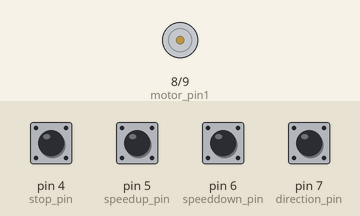
Simulated run of this sketch. Board: Arduino Uno, built with avr-gcc and run on an emulated ATmega328P. Shown: motor-driver pin pairs drawn as motors (green arrow = first pin HIGH = forward, orange = second pin HIGH = backward, longer = more drive). The inputs (shaded band) are chosen by the test bench; at power-on: pin 4 (stop_pin), pin 5 (speedup_pin), pin 6 (speeddown_pin), pin 7 (direction_pin) HIGH.

Above: at 1.2 s.
1.3 s: pin 4 (stop_pin) pulled LOW for 0.15 s
At 1.37 s:
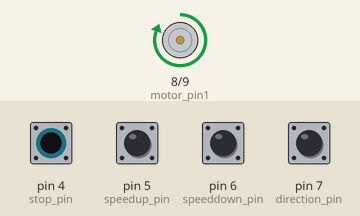
Timing chart, 0 to 4.3 s (numbered marks = the images above; inputs shaded):
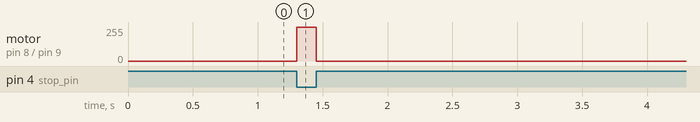

The sketch:

DC_Motor.ino
```cpp
const int stop_pin = 4;
const int speedup_pin = 5;
const int speeddown_pin = 6;
const int direction_pin = 7;
const int motor_pin1 = 8;
const int motor_pin2 = 9;

void setup() {
  pinMode(motor_pin1, OUTPUT);
  pinMode(motor_pin2, OUTPUT);
  pinMode(stop_pin, INPUT_PULLUP);
  pinMode(speedup_pin, INPUT_PULLUP);
  pinMode(speeddown_pin, INPUT_PULLUP);
  pinMode(direction_pin, INPUT_PULLUP);
}

int pwm = 255;
int counter = 0;
const int pwm_max = 255;
bool clockwise = true;
int stop_state = 0;
int speedup_state = 0;
int speeddown_state = 0;
int direction_state = 0;

void loop() {
  counter = (counter + 1) % pwm_max;

  stop_state = digitalRead(stop_pin);
  speedup_state = digitalRead(speedup_pin);
  speeddown_state = digitalRead(speeddown_pin);
  direction_state = digitalRead(direction_pin);

  if (stop_state == LOW) {
    if (counter < pwm) {
      if(clockwise){
        digitalWrite(motor_pin1, HIGH);
        digitalWrite(motor_pin2, LOW);
      }else{
        digitalWrite(motor_pin1, LOW);
        digitalWrite(motor_pin2, HIGH);
      }
    } else {
      digitalWrite(motor_pin1, LOW);
      digitalWrite(motor_pin2, LOW);
    }
  } else {
    digitalWrite(motor_pin1, LOW);
    digitalWrite(motor_pin2, LOW);
  }

  if (speedup_state == LOW) {
    while(digitalRead(speedup_pin) == LOW){}
    pwm += 10;
    if(pwm > pwm_max)
      pwm = pwm_max;
  }
  if (speeddown_state == LOW) {
    while(digitalRead(speeddown_pin) == LOW){}
    pwm -= 10;
    if(pwm < 0)
      pwm = 0;
  }
  if (direction_state == LOW) {
    while(digitalRead(direction_pin) == LOW){}
    clockwise = !clockwise;
  }
}
```

Measured:
- after the input at 1.3 s, motor on pin 8 (motor_pin1) / pin 9 (motor_pin2): stopped → forward 255/255 at once, → stopped 0.15 s later
